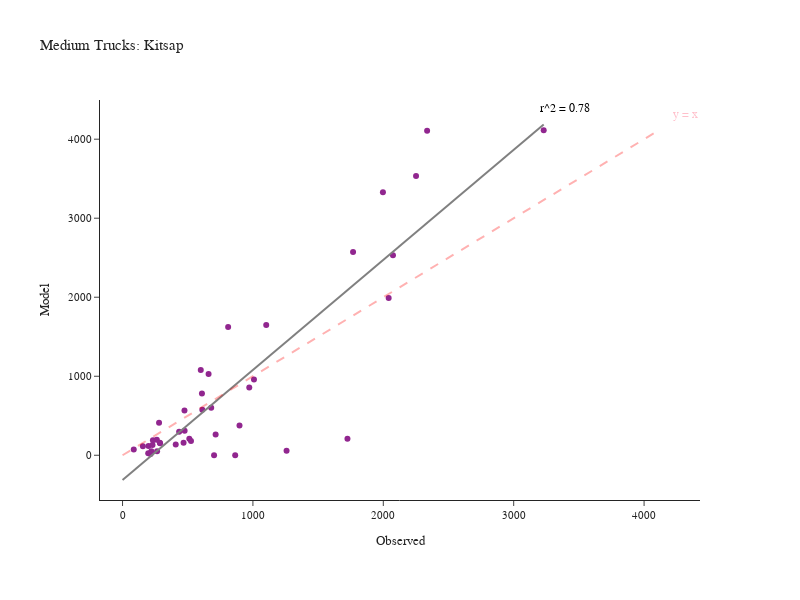

The cell this chart's notebook holds for it:
### Code cell
fig = create_truck_chart(df_daily_med, 'Medium', 'Kitsap')
fig.show()

### Figure 1 — Plotly figure (JSON) as saved in the notebook; plotly's stock layout.template omitted (floating-point values rounded to 4 significant figures)
{"data": [{"customdata": [["SR-16  N/O SR-302 NB/SB", "Kitsap"], ["SR-16 N/O SR-160 NB/SB", "Kitsap"], ["SR-16 N/O Tremont NB/SB", "Kitsap"], ["SR-16 S/O SR-3 NB", "Kitsap"], ["SR-104 @ Hood Canal Bridge WB/EB", "Kitsap"], ["SR-104 E/O Hood Canal Bridge WB/EB", "Kitsap"], ["SR-104 N/O Pt Gamble Rd WB/EB", "Kitsap"], ["SR-104 E/O SR-307 WB/EB", "Kitsap"], ["SR-104 E/O Hansville WB/EB", "Kitsap"], ["SR-160 @ SR-16 WB/EB", "Kitsap"], ["SR-160 E/O Long Lake Rd WB/EB", "Kitsap"], ["SR-160 W/O Banner WB/EB", "Kitsap"], ["SR-160 E/O Peterson WB/EB", "Kitsap"], ["SR-160 S/O Southworth Dr WB/EB", "Kitsap"], ["SR-166 E/O SR-16 WB/EB", "Kitsap"], ["SR-3 E/O Sunset Way NB/SB", "Kitsap"], ["SR-3 N/O SR-305 NB/SB", "Kitsap"], ["SR-3 S/O Newberry Hill Rd NB/SB", "Kitsap"], ["SR-3 @ SR-304 NB/SB", "Kitsap"], ["SR-3 NE of SR-16 NB/SB", "Kitsap"], ["SR-3 W/O Lake Flora Rd NB/SB", "Kitsap"], ["SR-303 E/O SR-3 NB/SB", "Kitsap"], ["SR-303 N/O 11th St NB/SB", "Kitsap"], ["SR-303 N/O SR-304 NB/SB", "Kitsap"], ["SR-304 E/O SR-3 WB/EB", "Kitsap"], ["SR-304 W/O Naval WB/EB", "Kitsap"], ["SR-305 W/O SR-307 WB/EB", "Kitsap"], ["SR-305 W/O Suquamish Way WB/EB", "Kitsap"], ["SR-305 N/O Day Rd WB/EB", "Kitsap"], ["SR-305 N/O High School Rd WB/EB", "Kitsap"], ["SR-305 S/O Winslow Way WB/EB", "Kitsap"], ["SR-305 @ Ferry Ramp WB/EB", "Kitsap"], ["SR-307 W/O SR-104 NB/SB", "Kitsap"], ["SR-307 N/O Gunderson NB/SB", "Kitsap"], ["SR-307 S/O Gunderson NB/SB", "Kitsap"], ["SR-307 N/O SR-305 NB/SB", "Kitsap"], ["SR-308 @ SR-3 WB/EB", "Kitsap"], ["SR-308 E/O SR-3 WB/EB", "Kitsap"], ["SR-308 E/O Silverdale Way WB/EB", "Kitsap"], ["SR-308 W/O Brownsville Hwy WB/EB", "Kitsap"], ["SR-310 @ SR-3 WB/EB", "Kitsap"], ["SR-310 W/O Callow WB/EB", "Kitsap"]], "hovertemplate": "Observed=%{x}<br>Model=%{y}<br>location=%{customdata[0]}<br>County=%{customdata[1]}<extra></extra>", "legendgroup": "", "line": {"color": "Grey", "width": 2}, "marker": {"color": "#91268F", "symbol": "circle"}, "mode": "markers", "name": "", "orientation": "v", "showlegend": false, "type": "scatter", "x": [2336, 1997, 2251, 2041, 702, 197, 215, 512, 288, 475, 525, 408, 233, 86, 280, 1258, 1725, 2074, 1768, 3230, 864, 972, 1008, 434, 810, 609, 1102, 660, 600, 468, 265, 221, 714, 476, 612, 680, 156, 199, 263, 230, 897, 286], "xaxis": "x", "y": [4108, 3328, 3533, 1990, 0, 25, 17, 210, 152, 566, 182, 137, 190, 72, 412, 56, 209, 2530, 2571, 4112, 0, 857, 958, 299, 1622, 782, 1647, 1028, 1078, 159, 52, 52, 264, 309, 576, 601, 114, 116, 195, 130, 376, 159], "yaxis": "y"}, {"hovertemplate": "Observed=%{x}<br>Model=%{y}<extra></extra>", "legendgroup": "", "line": {"color": "Grey", "dash": "solid", "width": 2}, "marker": {"symbol": "circle"}, "mode": "lines", "name": "", "orientation": "v", "showlegend": false, "type": "scatter", "x": [0.0, 32.63, 65.25, 97.88, 130.5, 163.1, 195.8, 228.4, 261.0, 293.6, 326.3, 358.9, 391.5, 424.1, 456.8, 489.4, 522.0, 554.6, 587.3, 619.9, 652.5, 685.2, 717.8, 750.4, 783.0, 815.7, 848.3, 880.9, 913.5, 946.2, 978.8, 1011.0, 1044.0, 1077.0, 1109.0, 1142.0, 1175.0, 1207.0, 1240.0, 1272.0, 1305.0, 1338.0, 1370.0, 1403.0, 1436.0, 1468.0, 1501.0, 1533.0, 1566.0, 1599.0, 1631.0, 1664.0, 1697.0, 1729.0, 1762.0, 1794.0, 1827.0, 1860.0, 1892.0, 1925.0, 1958.0, 1990.0, 2023.0, 2055.0, 2088.0, 2121.0, 2153.0, 2186.0, 2219.0, 2251.0, 2284.0, 2316.0, 2349.0, 2382.0, 2414.0, 2447.0, 2480.0, 2512.0, 2545.0, 2577.0, 2610.0, 2643.0, 2675.0, 2708.0, 2741.0, 2773.0, 2806.0, 2838.0, 2871.0, 2904.0, 2936.0, 2969.0, 3002.0, 3034.0, 3067.0, 3099.0, 3132.0, 3165.0, 3197.0, 3230.0], "xaxis": "x", "y": [-313.1, -267.6, -222.2, -176.8, -131.3, -85.88, -40.44, 5.002, 50.44, 95.88, 141.3, 186.8, 232.2, 277.6, 323.1, 368.5, 414.0, 459.4, 504.8, 550.3, 595.7, 641.2, 686.6, 732.0, 777.5, 822.9, 868.4, 913.8, 959.3, 1005.0, 1050.0, 1096.0, 1141.0, 1186.0, 1232.0, 1277.0, 1323.0, 1368.0, 1414.0, 1459.0, 1505.0, 1550.0, 1595.0, 1641.0, 1686.0, 1732.0, 1777.0, 1823.0, 1868.0, 1914.0, 1959.0, 2004.0, 2050.0, 2095.0, 2141.0, 2186.0, 2232.0, 2277.0, 2322.0, 2368.0, 2413.0, 2459.0, 2504.0, 2550.0, 2595.0, 2641.0, 2686.0, 2731.0, 2777.0, 2822.0, 2868.0, 2913.0, 2959.0, 3004.0, 3050.0, 3095.0, 3140.0, 3186.0, 3231.0, 3277.0, 3322.0, 3368.0, 3413.0, 3458.0, 3504.0, 3549.0, 3595.0, 3640.0, 3686.0, 3731.0, 3777.0, 3822.0, 3867.0, 3913.0, 3958.0, 4004.0, 4049.0, 4095.0, 4140.0, 4186.0], "yaxis": "y"}], "layout": {"annotations": [{"align": "right", "font": {"color": "pink", "size": 12}, "showarrow": false, "text": "y = x", "x": 4318.0, "y": 4318.0}, {"align": "right", "font": {"color": "black", "size": 12}, "showarrow": false, "text": "r^2 = 0.78", "x": 3392.0, "y": 4395.0}], "height": 600, "legend": {"tracegroupgap": 0}, "margin": {"b": 100, "l": 100, "r": 100, "t": 100}, "shapes": [{"line": {"color": "Red", "dash": "dash", "width": 2}, "type": "line", "x0": 0, "x1": 4112, "y0": 0, "y1": 4112}], "title": {"text": "Medium Trucks: Kitsap"}, "width": 800, "xaxis": {"anchor": "y", "domain": [0.0, 1.0], "title": {"text": "Observed"}}, "yaxis": {"anchor": "x", "domain": [0.0, 1.0], "title": {"text": "Model"}}}}
